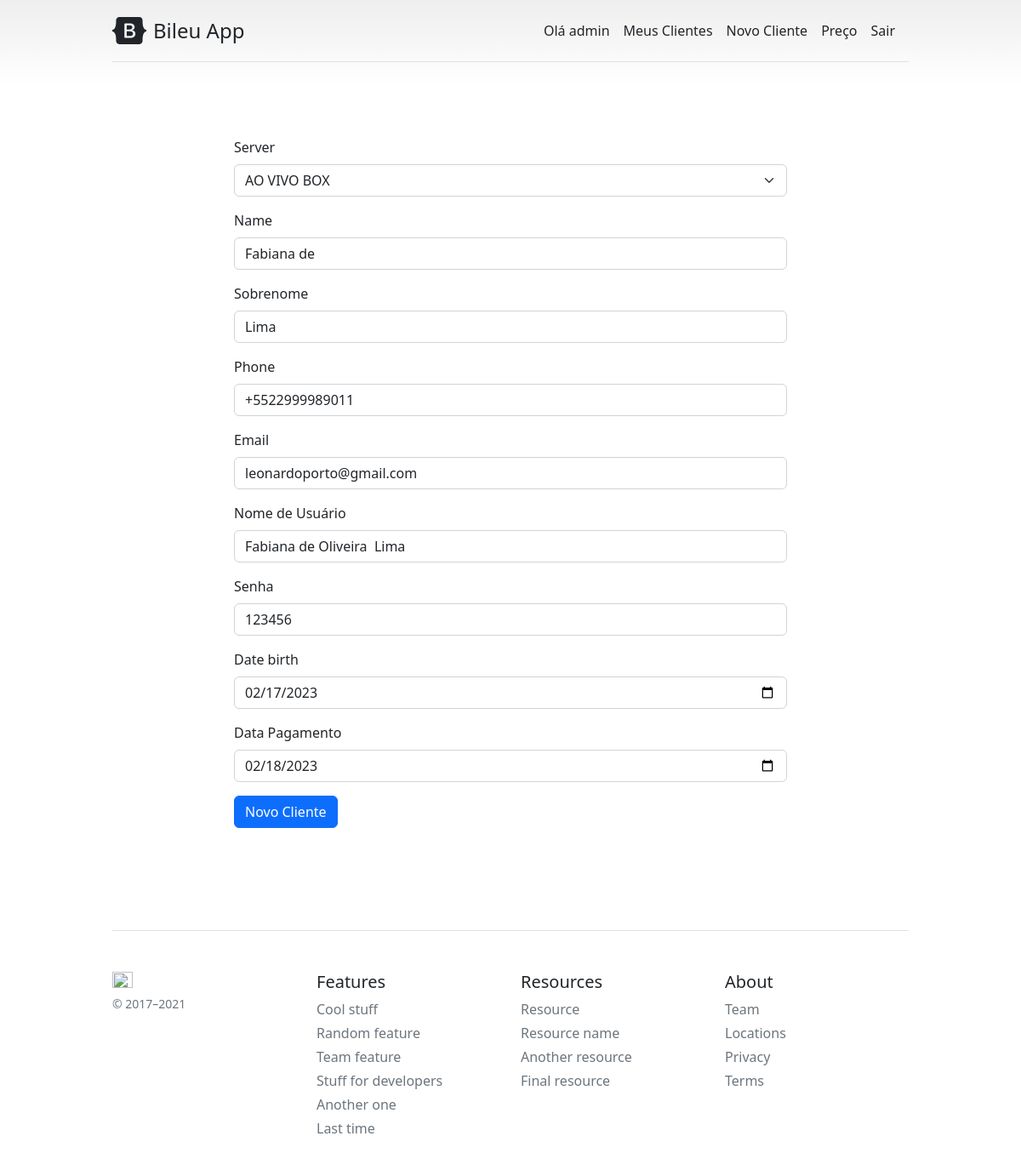
Page /client-update/fabiana-de-None (signed in) on the committed database.
### clients/models.py (models this page shows, shortened)
class Client(models.Model):
    name = models.CharField(max_length=100)
    lastname = models.CharField(max_length=255, verbose_name='Sobrenome')
    phone = PhoneNumberField()
    email = models.EmailField(max_length=254)
    nikname = models.CharField(max_length=255, verbose_name='Nome de Usuário')
    password = models.CharField(max_length=255, verbose_name='Senha')
    birthday = models.DateField(verbose_name="Birthday")
    date_payment = models.DateField()
    server = models.ForeignKey(Server, on_delete=models.CASCADE, null=True, blank=True)
    slug = models.SlugField(unique=True)
    user = models.ForeignKey(get_user_model(), on_delete=models.CASCADE)
    create_at = models.DateTimeField(auto_now_add=True)
    update_at = models.DateTimeField(auto_now=True)

### servers/models.py (models this page shows)
class Server(models.Model):
    name = models.CharField(max_length=100)
    description = models.TextField()
    price = models.DecimalField(max_digits=10, decimal_places=2)
    user = models.ForeignKey(get_user_model(), on_delete=models.CASCADE)
    create_at = models.DateTimeField(auto_now_add=True)
    update_at = models.DateTimeField(auto_now=True)
    def __str__(self):
        return self.name

### clients/views.py (the view)
# urls.py: path('client-update/<slug:slug>', client_update, name='client_update'),
@login_required
def client_update(request, slug):
    client = Client.objects.get(slug=slug)
    if client.user != request.user:
        return HttpResponseForbidden("Você não tem permissão para editar este cliente.")
    form = ClientForm(request.POST or None, instance=client)
    if form.is_valid():
        form.save()
        return redirect('client_read')
    return render(request, 'clients/client-create.html', {'form': form})

### clients/forms.py
class ClientForm(forms.ModelForm):
    birthday = forms.DateField(label=('Date birth'), input_formats=['%d/%m/%Y','%Y-%m-%d',], required=True,  widget=forms.DateInput(attrs={'type': 'date'}))
    date_payment = forms.DateField(label=('Data Pagamento'), input_formats=['%d/%m/%Y','%Y-%m-%d',], required=True, widget=forms.DateInput(attrs={'type': 'date'}))
    email = forms.EmailField(required=False)
    class Meta:
        model = Client
        fields = ['server', 'name', 'lastname', 'phone', 'email',
                  'nikname', 'password', 'birthday', 'date_payment']

### clients/templates/clients/client-create.html (shortened to what this page needs)
{% extends 'base.html' %}
{% load bootstrap5 %}
{% block content %}
<div class="row">
    <div class="bd-example">
        <form method="POST">
            {% bootstrap_form form layout="horizontal" %}
            <button class="btn btn-primary" type="submit">Novo Cliente</button>
        </form>
    </div>
</div>
{% endblock %}

### tasks/templates/base.html (shortened to what this page needs)
{% load static %}
<!doctype html>
<html lang="en">
<head>
    <link rel="stylesheet" href="{% static 'css/styles.css' %}">
    <link rel="stylesheet" href="https://cdn.jsdelivr.net/npm/bootstrap@5.2.3/dist/css/bootstrap.min.css"
>
</head>
<body>
    <div class="container py-3">
        <header>
            <div class="d-flex flex-column flex-md-row align-items-center pb-3 mb-4 border-bottom">
                <a href="/" class="d-flex align-items-center text-dark text-decoration-none">
                    <span class="fs-4" style="font-weight:500;">Bileu App</span>
                </a>
                <nav class="d-inline-flex mt-2 mt-md-0 ms-md-auto">
                    {% if user.is_authenticated %}
                    <a class="me-3 py-2 text-dark text-decoration-none" href="#">Olá {{user.username}}</a>
                    <a class="me-3 py-2 text-dark text-decoration-none" href="/client-read">Meus Clientes</a>
                    <a class="me-3 py-2 text-dark text-decoration-none" href="/client-create">Novo Cliente</a>
                    <a class="me-3 py-2 text-dark text-decoration-none" href="#">Preço</a>
                    {% else %}
                    <a class="me-3 py-2 text-dark text-decoration-none" href="/accounts/login">Entrar</a>
                    {% endif %}
                    {% if user.is_authenticated %}
                    <a class="me-3 py-2 text-dark text-decoration-none" href="/accounts/logout">Sair</a>
                    {% endif %}
                </nav>
            </div>
            <div class="pricing-header p-3 pb-md-4 mx-auto text-center">
            </div>
        </header>
        <main class="container-main">
            <br>
            {% block content %}
            {% endblock %}
            <br><br><br>
        </main>
        <footer class="pt-4 my-md-5 pt-md-5 border-top">
            <div class="row">
                <div class="col-12 col-md">
                    <img class="mb-2" src="https://getbootstrap.com/docs/5.0/assets/brand/bootstrap-logo.svg" alt="" width="24" height="19">
                    <small class="d-block mb-3 text-muted">&copy; 2017–2021</small>
                </div>
                <div class="col-6 col-md">
                    <h5>Features</h5>
                    <ul class="list-unstyled text-small">
                        <li class="mb-1"><a class="link-secondary text-decoration-none" href="#">Cool stuff</a></li>
                        <li class="mb-1"><a class="link-secondary text-decoration-none" href="#">Random feature</a></li>
                        <li class="mb-1"><a class="link-secondary text-decoration-none" href="#">Team feature</a></li>
                        <li class="mb-1"><a class="link-secondary text-decoration-none" href="#">Stuff for
                                developers</a></li>
                        <li class="mb-1"><a class="link-secondary text-decoration-none" href="#">Another one</a></li>
                        <li class="mb-1"><a class="link-secondary text-decoration-none" href="#">Last time</a></li>
                    </ul>
                </div>
                <div class="col-6 col-md">
                    <h5>Resources</h5>
                    <ul class="list-unstyled text-small">
                        <li class="mb-1"><a class="link-secondary text-decoration-none" href="#">Resource</a></li>
                        <li class="mb-1"><a class="link-secondary text-decoration-none" href="#">Resource name</a></li>
                        <li class="mb-1"><a class="link-secondary text-decoration-none" href="#">Another resource</a>
                        </li>
                        <li class="mb-1"><a class="link-secondary text-decoration-none" href="#">Final resource</a></li>
                    </ul>
                </div>
                <div class="col-6 col-md">
                    <h5>About</h5>
                    <ul class="list-unstyled text-small">
                        <li class="mb-1"><a class="link-secondary text-decoration-none" href="#">Team</a></li>
                        <li class="mb-1"><a class="link-secondary text-decoration-none" href="#">Locations</a></li>
                        <li class="mb-1"><a class="link-secondary text-decoration-none" href="#">Privacy</a></li>
                        <li class="mb-1"><a class="link-secondary text-decoration-none" href="#">Terms</a></li>
                    </ul>
                </div>
            </div>
        </footer>
    </div>
</body>
</html>

### tasks/static/css/styles.css (style rules this page uses)
body { background-image: linear-gradient(180deg, #eee, #fff 100px, #fff); }
.container { max-width: 960px; }
.pricing-header { max-width: 700px; }

### tasks/templates/base.html (style rules this page uses)
body { background-image: linear-gradient(180deg, #eee, #fff 100px, #fff); }
.container { max-width: 960px; }
.container-main { max-width: 650px; margin-left: auto; margin-right: auto; }
.pricing-header { max-width: 700px; }

### rows in the picture
Client: server "AO VIVO BOX", lastname "Lima", phone "+5522999989011", email "leonardoporto@gmail.com", nikname "Fabiana de Oliveira Lima", password "123456", birthday "02/17/2023", date_payment "02/18/2023"
Server: name "Fabiana de"

### other values in the picture
{{ user.username }} "admin"
